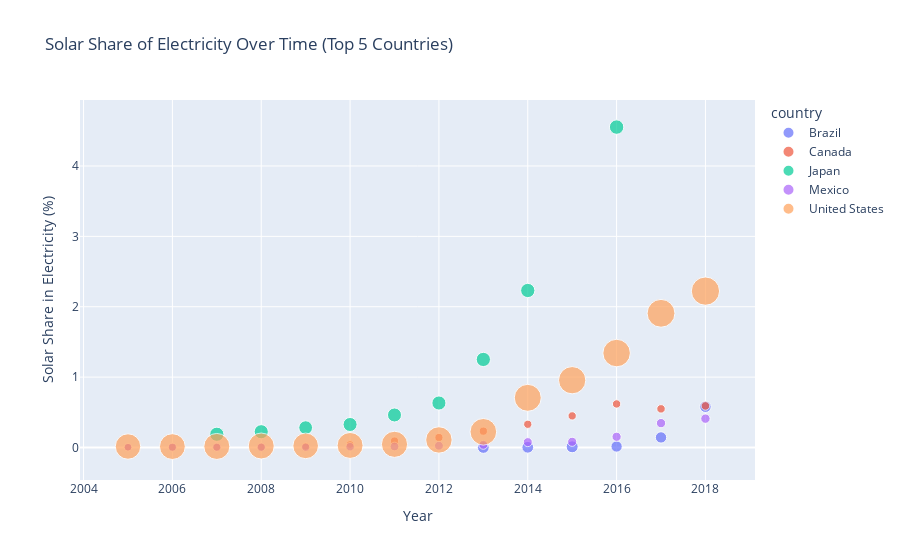

Here is the notebook cell this chart was saved with:
### Code cell
# Filter for the last two decades (2005 to 2024)
top_5_data = top_countries_data[(top_countries_data['year'] >= 2005) & (top_countries_data['year'] <= 2024)]

# Group by country and calculate the average solar share of electricity for each country
avg_hydro = top_5_data.groupby('country')['solar_share_elec'].mean().reset_index()

# Sort by biofuel share of electricity and select the top N countries (e.g., top 5)
top_countries = avg_hydro.sort_values('solar_share_elec', ascending=False).head(7)['country'].tolist()

# Filter the original DataFrame for the top N countries
df_filtered = top_5_data[top_5_data['country'].isin(top_countries)]

# Create a scatter plot for biofuel share of electricity
fig = px.scatter(df_filtered, 
                 x='year', 
                 y='solar_share_elec', 
                 color='country', 
                 size='gdp', 
                 hover_name='country', 
                 title='Solar Share of Electricity Over Time (Top 5 Countries)',
                 labels={'solar_share_elec': 'Solar Share in Electricity (%)', 'year': 'Year'})




# Show the visual
fig.show()

# Save the file
fig.write_image('Output/Solar_Share_in_Electricity_Top_5.png')

### Figure 1 — Plotly figure (JSON) as saved in the notebook; plotly's stock layout.template omitted (floating-point values rounded to 4 significant figures)
{"data": [{"hovertemplate": "<b>%{hovertext}</b><br><br>country=Brazil<br>Year=%{x}<br>Solar Share in Electricity (%)=%{y}<br>gdp=%{marker.size}<extra></extra>", "hovertext": ["Brazil", "Brazil", "Brazil", "Brazil", "Brazil", "Brazil"], "legendgroup": "Brazil", "marker": {"color": "#636efa", "size": [3112910000000, 3128570000000, 3270710000000, 2889040000000, 2927000000000, 2965400000000], "sizemode": "area", "sizeref": 45351500000, "symbol": "circle"}, "mode": "markers", "name": "Brazil", "orientation": "v", "showlegend": true, "type": "scatter", "x": [2013, 2014, 2015, 2016, 2017, 2018], "xaxis": "x", "y": [0, 0.003, 0.01, 0.014, 0.143, 0.579], "yaxis": "y"}, {"hovertemplate": "<b>%{hovertext}</b><br><br>country=Canada<br>Year=%{x}<br>Solar Share in Electricity (%)=%{y}<br>gdp=%{marker.size}<extra></extra>", "hovertext": ["Canada", "Canada", "Canada", "Canada", "Canada", "Canada", "Canada", "Canada", "Canada", "Canada", "Canada", "Canada", "Canada", "Canada"], "legendgroup": "Canada", "marker": {"color": "#EF553B", "size": [1311260000000, 1349430000000, 1381200000000, 1398900000000, 1361510000000, 1407420000000, 1455580000000, 1479800000000, 1514900000000, 1552200000000, 1565170000000, 1586150000000, 1636440000000, 1669400000000], "sizemode": "area", "sizeref": 45351500000, "symbol": "circle"}, "mode": "markers", "name": "Canada", "orientation": "v", "showlegend": true, "type": "scatter", "x": [2005, 2006, 2007, 2008, 2009, 2010, 2011, 2012, 2013, 2014, 2015, 2016, 2017, 2018], "xaxis": "x", "y": [0.003, 0.003, 0.005, 0.007, 0.017, 0.043, 0.093, 0.142, 0.232, 0.33, 0.449, 0.619, 0.549, 0.591], "yaxis": "y"}, {"hovertemplate": "<b>%{hovertext}</b><br><br>country=Japan<br>Year=%{x}<br>Solar Share in Electricity (%)=%{y}<br>gdp=%{marker.size}<extra></extra>", "hovertext": ["Japan", "Japan", "Japan", "Japan", "Japan", "Japan", "Japan", "Japan", "Japan"], "legendgroup": "Japan", "marker": {"color": "#00cc96", "size": [4589240000000, 4536230000000, 4287890000000, 4464960000000, 4456990000000, 4523680000000, 4614150000000, 4629620000000, 4732220000000], "sizemode": "area", "sizeref": 45351500000, "symbol": "circle"}, "mode": "markers", "name": "Japan", "orientation": "v", "showlegend": true, "type": "scatter", "x": [2007, 2008, 2009, 2010, 2011, 2012, 2013, 2014, 2016], "xaxis": "x", "y": [0.188, 0.224, 0.282, 0.327, 0.462, 0.632, 1.251, 2.231, 4.553], "yaxis": "y"}, {"hovertemplate": "<b>%{hovertext}</b><br><br>country=Mexico<br>Year=%{x}<br>Solar Share in Electricity (%)=%{y}<br>gdp=%{marker.size}<extra></extra>", "hovertext": ["Mexico", "Mexico", "Mexico", "Mexico", "Mexico", "Mexico", "Mexico", "Mexico", "Mexico", "Mexico", "Mexico", "Mexico", "Mexico", "Mexico"], "legendgroup": "Mexico", "marker": {"color": "#ab63fa", "size": [1427080000000, 1510630000000, 1572360000000, 1607400000000, 1543870000000, 1637760000000, 1716060000000, 1785370000000, 1810560000000, 1851270000000, 1899590000000, 1923890000000, 1964640000000, 2006600000000], "sizemode": "area", "sizeref": 45351500000, "symbol": "circle"}, "mode": "markers", "name": "Mexico", "orientation": "v", "showlegend": true, "type": "scatter", "x": [2005, 2006, 2007, 2008, 2009, 2010, 2011, 2012, 2013, 2014, 2015, 2016, 2017, 2018], "xaxis": "x", "y": [0.004, 0.004, 0.004, 0.004, 0.004, 0.011, 0.014, 0.025, 0.038, 0.076, 0.081, 0.152, 0.346, 0.41], "yaxis": "y"}, {"hovertemplate": "<b>%{hovertext}</b><br><br>country=United States<br>Year=%{x}<br>Solar Share in Electricity (%)=%{y}<br>gdp=%{marker.size}<extra></extra>", "hovertext": ["United States", "United States", "United States", "United States", "United States", "United States", "United States", "United States", "United States", "United States", "United States", "United States", "United States", "United States"], "legendgroup": "United States", "marker": {"color": "#FFA15A", "size": [14703700000000, 15095900000000, 15364500000000, 15319700000000, 14894300000000, 15270600000000, 15509300000000, 15849600000000, 16108400000000, 16482700000000, 16902600000000, 17162600000000, 17596300000000, 18140600000000], "sizemode": "area", "sizeref": 45351500000, "symbol": "circle"}, "mode": "markers", "name": "United States", "orientation": "v", "showlegend": true, "type": "scatter", "x": [2005, 2006, 2007, 2008, 2009, 2010, 2011, 2012, 2013, 2014, 2015, 2016, 2017, 2018], "xaxis": "x", "y": [0.014, 0.013, 0.015, 0.021, 0.023, 0.029, 0.045, 0.107, 0.223, 0.706, 0.956, 1.342, 1.907, 2.222], "yaxis": "y"}], "layout": {"legend": {"itemsizing": "constant", "title": {"text": "country"}, "tracegroupgap": 0}, "title": {"text": "Solar Share of Electricity Over Time (Top 5 Countries)"}, "xaxis": {"anchor": "y", "domain": [0, 1], "title": {"text": "Year"}}, "yaxis": {"anchor": "x", "domain": [0, 1], "title": {"text": "Solar Share in Electricity (%)"}}}}
